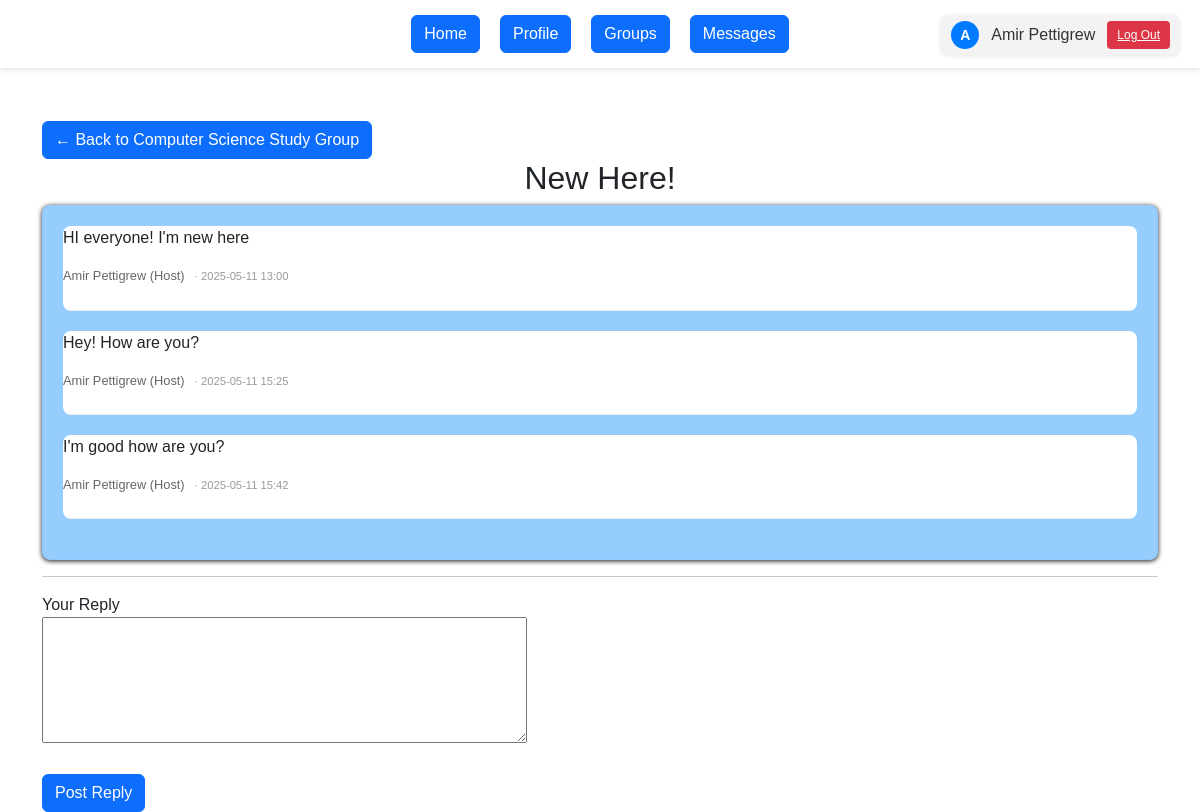
Screenshot of /groups/2/threads/1 (signed in) with the database file from the repository.
### app/models/models.py (models this page shows)
class User(UserMixin, db.Model):
    __tablename__ = 'users'
    id = db.Column(db.Integer, primary_key=True)
    southern_email = db.Column(db.String(120), unique=True, nullable=False)
    name = db.Column(db.String(100), nullable=False)
    password_hash = db.Column(db.String(128), nullable=False)
    created_at = db.Column(db.DateTime, default=datetime.utcnow)
    groups = db.relationship('StudyGroup', backref='creator', lazy=True)
    memberships = db.relationship('Membership', backref='user', lazy=True)
    forums = db.relationship('Forum', backref='forum_creator', lazy=True)
    sent_messages = db.relationship('Message', foreign_keys='Message.sender_id', backref='sender', lazy=True)
    received_messages = db.relationship('Message', foreign_keys='Message.receiver_id', backref='receiver', lazy=True)
    thread_posts = db.relationship('ThreadMessage', foreign_keys='ThreadMessage.author_id', backref='author', lazy=True)

class StudyGroup(db.Model):
    __tablename__ = 'study_groups'
    id = db.Column(db.Integer, primary_key=True)
    subject = db.Column(db.String(50), nullable=False)
    meet_time = db.Column(db.DateTime, nullable=False)
    name = db.Column(db.String(100), nullable=False)
    description = db.Column(db.Text)
    location = db.Column(db.String(200), nullable=False)
    created_by_id = db.Column(db.Integer, db.ForeignKey('users.id'), nullable=False)
    created_at = db.Column(db.DateTime, default=datetime.utcnow)
    forums = db.relationship('Forum', backref='study_group', lazy=True, cascade='all, delete-orphan')
    memberships = db.relationship('Membership', backref='study_group', lazy=True, cascade='all, delete-orphan')

class Forum(db.Model):
    __tablename__ = 'forums'
    id = db.Column(db.Integer, primary_key=True)
    study_group_id = db.Column(db.Integer, db.ForeignKey('study_groups.id'), nullable=False)
    title = db.Column(db.String(150), nullable=False)
    created_by_id = db.Column(db.Integer, db.ForeignKey('users.id'), nullable=False)
    created_at = db.Column(db.DateTime, default=datetime.utcnow)
    messages = db.relationship('ThreadMessage', backref='thread', lazy=True, cascade='all, delete-orphan')

class ThreadMessage(db.Model):
    __tablename__ = 'thread_messages'
    id = db.Column(db.Integer, primary_key=True)
    thread_id = db.Column(db.Integer, db.ForeignKey('forums.id'), nullable=False)
    author_id = db.Column(db.Integer, db.ForeignKey('users.id'), nullable=False)
    content = db.Column(db.Text, nullable=False)
    posted_at = db.Column(db.DateTime, default=datetime.utcnow)

### app/routes/threads.py (the view)
@threads_bp.route('/groups/<int:group_id>/threads/<int:thread_id>', methods=['GET', 'POST'])
@login_required
def view_thread(group_id, thread_id):
    group = StudyGroup.query.get_or_404(group_id)
    thread = Forum.query.get_or_404(thread_id)
    is_member = Membership.query.filter_by(user_id=current_user.id, study_group_id=group.id).first() is not None
    if not is_member:
        abort(403)
    form = ThreadReplyForm()
    if form.validate_on_submit():
        reply = ThreadMessage(thread_id=thread.id, author_id=current_user.id, content=form.content.data)
        db.session.add(reply)
        db.session.commit()
        return redirect(url_for('threads.view_thread', group_id=group.id, thread_id=thread.id))
    messages = thread.messages
    unread_count = Message.query.filter_by(receiver_id=current_user.id, is_read=False).count()
    return render_template(
        'view_thread.html',
        group=group,
        thread=thread,
        messages=messages,
        form=form,
        unread_count=unread_count,
        is_member=is_member
    )

### app/routes/threads.py
class ThreadReplyForm(FlaskForm):
    content = TextAreaField("Your Reply", validators=[DataRequired(), Length(max=1000)])
    submit = SubmitField("Post Reply")

### app/__init__.py (called while the page is built)
def create_app(config_object=DevelopmentConfig):
    app = Flask(__name__, instance_relative_config=True)
    app.config.from_object(config_object)
    db.init_app(app)
    login_manager.init_app(app)
    @login_manager.user_loader
    def load_user(user_id):
        from app.models.models import User
        return User.query.get(int(user_id))
    from app.routes.auth import auth_bp
    from app.routes.main import main_bp
    app.register_blueprint(auth_bp)
    app.register_blueprint(main_bp)
    from app.routes.threads import threads_bp
    app.register_blueprint(threads_bp)
    @app.route('/')
    def root():
        return redirect(url_for('auth.login'))
    with app.app_context():
        db.create_all()
    return app

### app/templates/view_thread.html (shortened to what this page needs)
{% extends "base.html" %}
{% block content %}
 <link rel="stylesheet" href="{{ url_for('static', filename='dashboard_styles.css') }}">
  <a href="{{ url_for('main.view_group', group_id=group.id) }}">
    <button class="btn btn-primary">← Back to {{ group.name }}</button>
  </a>
  <h2>{{ thread.title }}</h2>
  <div class="replies chat-box" style="max-height: 400px; overflow-y: auto; border: 1px solid rgb(144, 201, 255); border-radius: 8px; box-shadow: #111 0px 1px 5px; padding: 20px; background-color: rgb(149, 205, 255);">
    {% for m in messages %}
      <div class="reply" style="margin-bottom: 20px; background-color: rgb(255, 255, 255); border-radius: 8px;">
        <p>{{ m.content }}</p>
        <p class="metadata">
          <span class="author">
            {{ m.author.name }}
            ({{ 'Host' if m.author.id == group.creator.id else 'Member' }})
          </span>
          <span class="timestamp">· {{ m.posted_at.strftime('%Y-%m-%d %H:%M') }}</span>
        </p>
      </div>
    {% else %}
      <p>No replies yet.</p>
    {% endfor %}
  </div>
  {% if is_member %}
    <hr>
    <form method="POST"
          action="{{ url_for('threads.view_thread', group_id=group.id, thread_id=thread.id) }}">
      {{ form.content.label }}<br>
      {{ form.content(rows=5, cols=50) }}<br><br>
      {{ form.submit(class="btn btn-primary", value='Post Reply') }}
    </form>
  {% endif %}
{% endblock %}

### app/templates/base.html (shortened to what this page needs)
<!DOCTYPE html>
<html lang="en">
<head>
  <link rel="stylesheet" href="{{ url_for('static', filename='base_styles.css') }}">
  <link rel="stylesheet" href="{{ url_for('static', filename='bootstrap.css') }}">
</head>
<body>
  {% if current_user.is_authenticated %}
    <div class="user-area">
      <a href="{{ url_for('main.profile') }}" class="user-info" style="text-decoration: none;">
        <div class="user-avatar">
          {{ current_user.name[0]|upper }}
        </div>
        <span>{{ current_user.name }}</span>
      </a>
      <a href="{{ url_for('auth.logout') }}" class="logout-button">Log Out</a>
    </div>
    <div class="menu">
      <a href="{{ url_for('main.dashboard') }}"><type="button" class="btn btn-primary"> Home</button></a>
      <a href="{{ url_for('main.profile') }}"><type="button" class="btn btn-primary"> Profile </button></a>
      <a href="{{ url_for('main.view_my_groups') }}"><type="button" class="btn btn-primary"> Groups </button></a>
      <a href="{{ url_for('auth.message') }}"><type="button" class="btn btn-primary">
        Messages
      </button></a>
    </div>
  {% endif %}
  <div class="container">
    {% block content %}{% endblock %}
  </div>
</body>
</html>

### app/static/base_styles.css (style rules this page uses)
body { display: flex; flex-direction: column; align-items: center; font-family: sans-serif; margin: 0; padding: 20px; background-color: #007bff; }
.menu { width: 100%; text-align: center; margin-bottom: 20px; }
.reply { margin-bottom: 1.5em; padding-bottom: 0.5em; border-bottom: 1px solid #eee; }
.metadata { font-size: 0.8rem; color: #666; margin-top: 4px; }
.metadata .author { font-weight: 500; }
.metadata .timestamp { font-size: 0.7rem; color: #999; margin-left: 6px; }
.user-area { position: absolute; top: 15px; right: 20px; display: flex; align-items: center; gap: 12px; background-color: #f3f3f3; padding: 6px 10px; border-radius: 8px; box-shadow: 0 1px 4px rgba(0,0,0,0.1); }
.user-info { display: flex; align-items: center; gap: 6px; text-decoration: none; color: #333; }
.user-avatar { width: 28px; height: 28px; background-color: #007bff; color: white; border-radius: 50%; text-align: center; line-height: 28px; font-size: 14px; font-weight: bold; }
.logout-button { background-color: #dc3545; color: white; border: none; padding: 5px 10px; border-radius: 4px; font-size: 12px; cursor: pointer; transition: background-color 0.2s ease; display: inline-block; }

### app/static/dashboard_styles.css (style rules this page uses)
body { display: flex; flex-direction: column; align-items: center; font-family: sans-serif; margin: 0; padding: 0px; }
.menu { width: 100%; text-align: center; margin-bottom: 20px; }
h2 { text-align: center; }
.user-info { display: flex; align-items: center; gap: 6px; text-decoration: none; color: #333; }
.user-avatar { width: 28px; height: 28px; background-color: #007bff; color: white; border-radius: 50%; text-align: center; line-height: 28px; font-size: 14px; font-weight: bold; }
.user-area { position: absolute; top: 15px; right: 20px; display: flex; align-items: center; gap: 12px; background-color: #f3f3f3; padding: 6px 10px; border-radius: 8px; box-shadow: 0 1px 4px rgba(0,0,0,0.1); }
.logout-button { background-color: #dc3545; color: white; border: none; padding: 5px 10px; border-radius: 4px; font-size: 12px; cursor: pointer; transition: background-color 0.2s ease; display: inline-block; }
body::before { content: ""; position: fixed; top: 0; left: 0; width: 100%; height: 100%; background-image: url('scsu.svg'); background-size: cover; background-repeat: no-repeat; opacity: 0.4; z-index: -1; pointer-events: none; }
.user-info { display: flex; align-items: center; text-decoration: none; color: #333; }
.user-avatar { width: 28px; height: 28px; background-color: #007bff; color: white; border-radius: 50%; text-align: center; line-height: 28px; font-weight: bold; margin-right: 6px; }
.logout-button { background-color: #dc3545; color: white; border: none; padding: 5px 10px; border-radius: 4px; font-size: 12px; cursor: pointer; transition: background-color 0.2s ease; }
.menu { display: flex; justify-content: center; gap: 20px; background-color: #fff; padding: 15px; box-shadow: 0 2px 5px rgba(0, 0, 0, 0.1); }

### rows the page displays
User: name "A", name "Amir Pettigrew"
StudyGroup: name "Computer Science Study Group"
Forum: title "New Here!"
ThreadMessage: content "HI everyone! I'm new here", author.name "Amir Pettigrew", author "Host", posted_at "2025-05-11 13:00"
ThreadMessage: content "Hey! How are you?", author.name "Amir Pettigrew", author "Host", posted_at "2025-05-11 15:25"
ThreadMessage: content "I'm good how are you?", author.name "Amir Pettigrew", author "Host", posted_at "2025-05-11 15:42"
